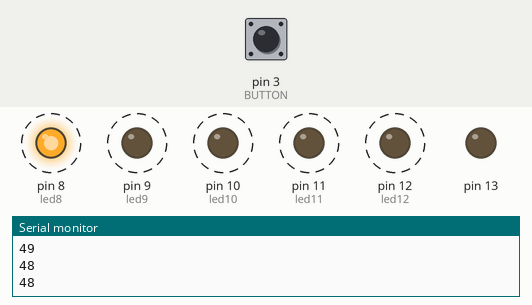
Recording of a sketch running on a simulated Arduino Uno, built with avr-gcc and run on an emulated ATmega328P. On the bench: output pins drawn as LEDs (lit = HIGH), the last lines printed to the serial monitor. Dashed ring = blinking. The test bench sets the inputs (shaded band); at power-on: pin 3 (BUTTON) HIGH.

Above: at 1.26 s.
1.3 s: pin 3 (BUTTON) pulled LOW for 0.15 s
At 4.27 s:
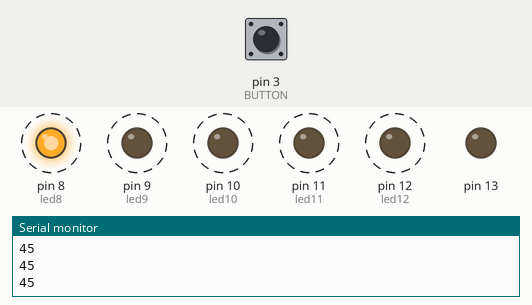
4.3 s: pin 3 (BUTTON) pulled LOW for 1 s
At 5.0 s:
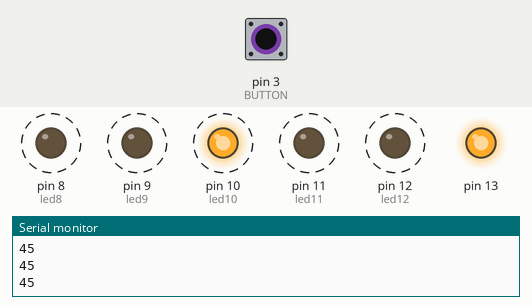
7.3 s: pin 3 (BUTTON) pulled LOW for 3.2 s
At 14.44 s:
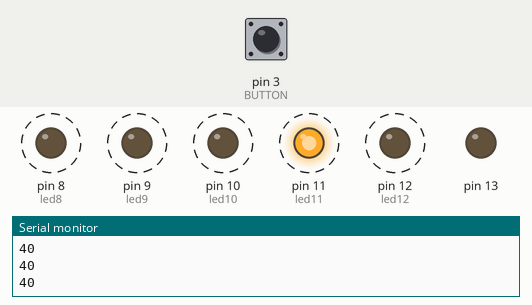
Timing chart, 0 to 18.0 s (numbered marks = the images above; inputs shaded):
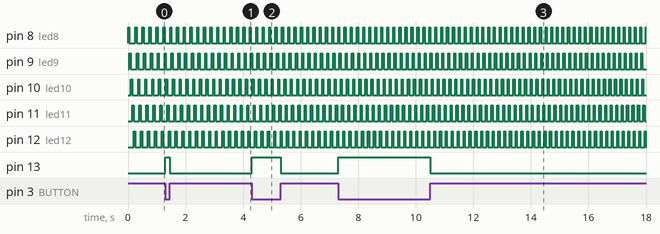

The sketch:

interrupt_9_63010467.ino
```cpp
int led8 = 8;
int led9 = 9;
int led10 = 10;
int led11 = 11;
int led12 = 12;
int BUTTON = 3;
int i;
int state;
void setup()
{
  attachInterrupt(digitalPinToInterrupt(BUTTON) , switch1, CHANGE);
  Serial.begin(9600);
  pinMode(led8, OUTPUT);
  pinMode(led9, OUTPUT);
  pinMode(led10, OUTPUT);
  pinMode(led11, OUTPUT);
  pinMode(led12, OUTPUT);
  pinMode(13, OUTPUT);

  pinMode(BUTTON, INPUT_PULLUP);
}
void loop()
{
  for (i = 50; i > 0; i--)
  {
    for (int j = 0; j <= 50 - i ; j++)
    {
      digitalWrite(led8, HIGH);
      delay(i);
      digitalWrite(led8, LOW);
      digitalWrite(led9, HIGH);
      delay(i);
      digitalWrite(led9, LOW);
      digitalWrite(led10, HIGH);
      delay(i);
      digitalWrite(led10, LOW);
      digitalWrite(led11, HIGH);
      delay(i);
      digitalWrite(led11, LOW);
      digitalWrite(led12, HIGH);
      delay(i);
      digitalWrite(led12, LOW);
      Serial.println(i);
    }
  }

}

void switch1()
{
  if (digitalRead(BUTTON) == LOW)
    digitalWrite(13, HIGH);
  else
    digitalWrite(13, LOW);
}
```

Measured:
- after the input at 1.3 s, pin 13: LOW → HIGH at once, → LOW 0.15 s later
- after the input at 4.3 s, pin 13: LOW → HIGH at once, → LOW 1.0 s later
- after the input at 7.3 s, pin 13: LOW → HIGH at once, → LOW 3.2 s later
- by itself, pin 8 (led8), pin 9 (led9), pin 10 (led10), pin 11 (led11), pin 12 (led12): alternates HIGH for 0.04 s and LOW for 0.16 s
